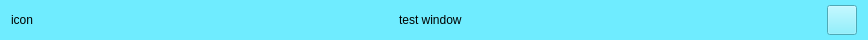
<?xml version="1.0" encoding="UTF-8"?>
<ui version="4.0">
 <class>title</class>
 <widget class="QWidget" name="title">
  <property name="geometry">
   <rect>
    <x>0</x>
    <y>0</y>
    <width>868</width>
    <height>40</height>
   </rect>
  </property>
  <property name="sizePolicy">
   <sizepolicy hsizetype="Preferred" vsizetype="Fixed">
    <horstretch>0</horstretch>
    <verstretch>0</verstretch>
   </sizepolicy>
  </property>
  <property name="minimumSize">
   <size>
    <width>0</width>
    <height>40</height>
   </size>
  </property>
  <property name="maximumSize">
   <size>
    <width>16777215</width>
    <height>40</height>
   </size>
  </property>
  <property name="windowTitle">
   <string>Form</string>
  </property>
  <property name="styleSheet">
   <string notr="true">background-color: rgb(111, 236, 255);</string>
  </property>
  <layout class="QHBoxLayout" name="horizontalLayout">
   <property name="topMargin">
    <number>0</number>
   </property>
   <property name="bottomMargin">
    <number>0</number>
   </property>
   <item>
    <widget class="QLabel" name="label_icon">
     <property name="text">
      <string>icon</string>
     </property>
    </widget>
   </item>
   <item>
    <spacer name="horizontalSpacer">
     <property name="orientation">
      <enum>Qt::Horizontal</enum>
     </property>
     <property name="sizeHint" stdset="0">
      <size>
       <width>335</width>
       <height>20</height>
      </size>
     </property>
    </spacer>
   </item>
   <item>
    <widget class="QLabel" name="label_title">
     <property name="text">
      <string>test window</string>
     </property>
    </widget>
   </item>
   <item>
    <spacer name="horizontalSpacer_2">
     <property name="orientation">
      <enum>Qt::Horizontal</enum>
     </property>
     <property name="sizeHint" stdset="0">
      <size>
       <width>335</width>
       <height>20</height>
      </size>
     </property>
    </spacer>
   </item>
   <item>
    <widget class="QPushButton" name="btn_close">
     <property name="sizePolicy">
      <sizepolicy hsizetype="Fixed" vsizetype="Fixed">
       <horstretch>0</horstretch>
       <verstretch>0</verstretch>
      </sizepolicy>
     </property>
     <property name="minimumSize">
      <size>
       <width>30</width>
       <height>30</height>
      </size>
     </property>
     <property name="maximumSize">
      <size>
       <width>30</width>
       <height>30</height>
      </size>
     </property>
     <property name="styleSheet">
      <string notr="true"/>
     </property>
     <property name="text">
      <string/>
     </property>
     <property name="iconSize">
      <size>
       <width>30</width>
       <height>30</height>
      </size>
     </property>
    </widget>
   </item>
  </layout>
 </widget>
 <resources/>
 <connections/>
</ui>
